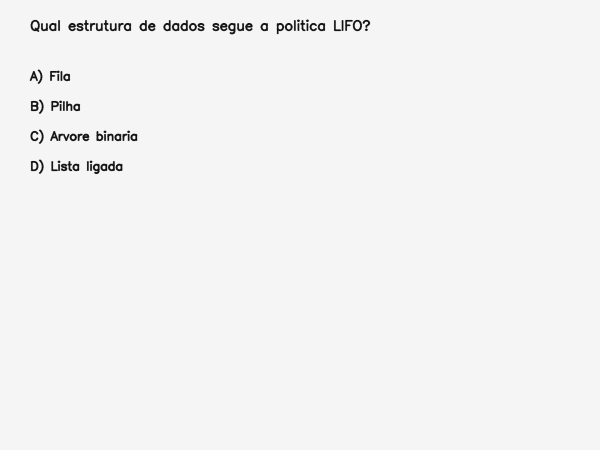
#> input picture tests/fixtures/question.jpg, 1200 x 900 px (shown at 1/2 size)
$ python -i processor.py   (imports and definitions only)   (older library calls are emulated)
#> lines starting #> are read from the running program, lines starting #| are printed output that depends on the picture; after the words box and inside, x2 and y2 are one past the last pixel; in counts of white or black regions, pixels touching at a corner belong together
"""`ImageProcessor` — tratamento de imagem e métricas de qualidade (TASK-005).

Fluxo: valida nitidez/brilho → deteta a região retangular da tela → corrige a
perspetiva (warp para retângulo frontal) → deskew fino → melhora contraste
(CLAHE) → normaliza o tamanho. Tudo em memória, sem `cv2.imwrite`.

As operações de OpenCV são síncronas e pesadas; quem chama (`QuestionPipeline`)
deve executá-las via `asyncio.to_thread`. `process()` é `async` só para manter
o contrato do pipeline — internamente delega para `process_sync`.
"""

from __future__ import annotations

from dataclasses import dataclass

import cv2
import numpy as np

# -- Limiares de qualidade -------------------------------------------------
# Variância do Laplaciano: abaixo disto a imagem está desfocada. Uma webcam a
# apontar a um ecrã nunca é tão nítida como um documento digitalizado, por isso
# o limiar é baixo — o objetivo é só barrar fotos claramente tremidas/vazias.
MIN_SHARPNESS = 25.0
# Brilho médio (0-255): fora deste intervalo está escura/queimada demais.
# O limite superior é alto de propósito — um documento/tela bem iluminado tem
# fundo perto do branco; só rejeitamos quando está mesmo "estourado".
MIN_BRIGHTNESS = 40.0
MAX_BRIGHTNESS = 248.0
# Lado alvo (px) da imagem normalizada entregue ao extractor.
TARGET_MAX_SIDE = 1600


@dataclass
class ProcessedImage:
    """Imagem tratada + métricas de qualidade.

    `image` é um `np.ndarray` BGR. `screen_detected` diz se foi encontrada uma
    região retangular de tela (e portanto se houve correção de perspetiva) ou
    se se usou o frame inteiro.
    """

    image: np.ndarray
    sharpness_score: float = 0.0
    brightness_score: float = 0.0
    perspective_score: float = 0.0
    screen_detected: bool = False

    # [6 lines left out: function metrics, not called in this run]


class ImageQualityError(RuntimeError):
    """Imagem imprópria para interpretação (blur, brilho, perspetiva).

    `reason` usa códigos estáveis: `blur_detected`, `too_dark`, `too_bright`,
    `empty_frame`.
    """

    def __init__(self, reason: str) -> None:
        super().__init__(reason)
        self.reason = reason


# --------------------------------------------------------------------------
# Métricas
# --------------------------------------------------------------------------
def sharpness(gray: np.ndarray) -> float:
    """Variância do Laplaciano — quanto maior, mais nítida a imagem."""
    return float(cv2.Laplacian(gray, cv2.CV_64F).var())


def brightness(gray: np.ndarray) -> float:
    """Brilho médio (0-255)."""
    return float(gray.mean())


# --------------------------------------------------------------------------
# Deteção da tela + correção de perspetiva
# --------------------------------------------------------------------------
# [10 lines left out: function _order_corners, not called in this run]


def find_screen_quad(gray: np.ndarray) -> np.ndarray | None:
    """Procura o maior contorno de 4 lados que possa ser a tela.

    Devolve os 4 cantos (float32) ou `None` se não houver candidato razoável.
    """
    blurred = cv2.GaussianBlur(gray, (5, 5), 0)
    edges = cv2.Canny(blurred, 40, 130)
    edges = cv2.dilate(edges, np.ones((3, 3), np.uint8), iterations=2)

    contours, _ = cv2.findContours(edges, cv2.RETR_LIST, cv2.CHAIN_APPROX_SIMPLE)
    if not contours:
        return None

    h, w = gray.shape[:2]
    img_area = h * w
    margin = 3  # px — cantos colados à borda = moldura do frame, não a tela
    best: np.ndarray | None = None
    best_area = 0.0
    for c in sorted(contours, key=cv2.contourArea, reverse=True)[:15]:
        area = cv2.contourArea(c)
        # Área mínima 30% — a tela com a questão domina a foto. Abaixo disso é
        # quase sempre um retângulo interno (uma tabela, um bloco de texto,
        # um diagrama) e recortá-lo dá cabo da leitura.
        if area < 0.30 * img_area or area > 0.98 * img_area:
            continue
        peri = cv2.arcLength(c, True)
        approx = cv2.approxPolyDP(c, 0.02 * peri, True)
        if len(approx) != 4 or not cv2.isContourConvex(approx):
            continue
        quad = approx.reshape(4, 2).astype(np.float32)
        if not _looks_rectangular(quad):
            continue
        # Rejeita se todos os cantos estão encostados às bordas da imagem.
        on_border = np.all(
            (quad[:, 0] <= margin)
            | (quad[:, 0] >= w - 1 - margin)
            | (quad[:, 1] <= margin)
            | (quad[:, 1] >= h - 1 - margin)
        )
        if on_border:
            continue
        if area > best_area:
            best = quad
            best_area = area
    return best


# [29 lines left out: functions _looks_rectangular, warp_to_rect, not called in this run]


def perspective_score(quad: np.ndarray | None, image_shape: tuple[int, int]) -> float:
    """0.0 = sem tela detetada; ~1.0 = tela ocupa e alinha bem com o frame.

    Combina a fração de área ocupada com o quão "retangular" é o quadrilátero.
    """
    if quad is None:
        return 0.0
    h, w = image_shape[:2]
    area_frac = min(cv2.contourArea(quad.astype(np.float32)) / (h * w), 1.0)
    rect = _order_corners(quad)
    top = np.linalg.norm(rect[1] - rect[0])
    bottom = np.linalg.norm(rect[2] - rect[3])
    left = np.linalg.norm(rect[3] - rect[0])
    right = np.linalg.norm(rect[2] - rect[1])
    # Quão simétricos são os lados opostos (1.0 = retângulo perfeito).
    h_sym = min(top, bottom) / max(top, bottom, 1e-6)
    v_sym = min(left, right) / max(left, right, 1e-6)
    return float(area_frac * (h_sym + v_sym) / 2)


# --------------------------------------------------------------------------
# Melhoria de imagem
# --------------------------------------------------------------------------
def enhance_contrast(image: np.ndarray) -> np.ndarray:
    """CLAHE no canal de luminância (LAB) — realça texto sem estourar cores."""
    lab = cv2.cvtColor(image, cv2.COLOR_BGR2LAB)
    l, a, b = cv2.split(lab)
    clahe = cv2.createCLAHE(clipLimit=2.0, tileGridSize=(8, 8))
    l = clahe.apply(l)
    return cv2.cvtColor(cv2.merge((l, a, b)), cv2.COLOR_LAB2BGR)


def deskew(image: np.ndarray, gray: np.ndarray) -> np.ndarray:
    """Corrige pequenas inclinações (< ~10°) por linhas de Hough."""
    edges = cv2.Canny(gray, 50, 150)
    lines = cv2.HoughLines(edges, 1, np.pi / 180, threshold=150)
    if lines is None:
        return image
    angles = []
    for rho_theta in lines[:50]:
        theta = rho_theta[0][1]
        deg = np.degrees(theta) - 90
        if -10 < deg < 10:
            angles.append(deg)
    if not angles:
        return image
    angle = float(np.median(angles))
    h, w = image.shape[:2]
    m = cv2.getRotationMatrix2D((w / 2, h / 2), angle, 1.0)
    return cv2.warpAffine(
        image, m, (w, h), flags=cv2.INTER_CUBIC, borderMode=cv2.BORDER_REPLICATE
    )


def normalize_size(image: np.ndarray, max_side: int = TARGET_MAX_SIDE) -> np.ndarray:
    """Reduz a imagem se o maior lado exceder `max_side` (nunca amplia)."""
    h, w = image.shape[:2]
    longest = max(h, w)
    if longest <= max_side:
        return image
    scale = max_side / longest
    return cv2.resize(
        image, (int(w * scale), int(h * scale)), interpolation=cv2.INTER_AREA
    )


class ImageProcessor:
    """Trata um frame BGR e devolve `ProcessedImage` com métricas.

    Levanta `ImageQualityError` se a imagem for imprópria (blur / brilho).
    """

    def __init__(
        self,
        min_sharpness: float = MIN_SHARPNESS,
        min_brightness: float = MIN_BRIGHTNESS,
        max_brightness: float = MAX_BRIGHTNESS,
    ) -> None:
        self._min_sharpness = min_sharpness
        self._min_brightness = min_brightness
        self._max_brightness = max_brightness

    async def process(self, frame: np.ndarray) -> ProcessedImage:
        """Versão async por conveniência. O pipeline usa `process_sync` dentro
        de `asyncio.to_thread` para não bloquear o event loop."""
        return self.process_sync(frame)

    def process_sync(self, frame: np.ndarray) -> ProcessedImage:
        if frame is None or getattr(frame, "size", 0) == 0:
            raise ImageQualityError("empty_frame")

        gray = cv2.cvtColor(frame, cv2.COLOR_BGR2GRAY)

        # 1. Validação de qualidade (falha cedo) --------------------------
        sharp = sharpness(gray)
        bright = brightness(gray)
        if sharp < self._min_sharpness:
            raise ImageQualityError("blur_detected")
        if bright < self._min_brightness:
            raise ImageQualityError("too_dark")
        if bright > self._max_brightness:
            raise ImageQualityError("too_bright")

        # 2. Deteção da tela + correção de perspetiva ----------------
        quad = find_screen_quad(gray)
        persp = perspective_score(quad, frame.shape)
        if quad is not None:
            work = warp_to_rect(frame, quad)
            screen_detected = True
        else:
            work = frame.copy()
            screen_detected = False

        # 3. Deskew + contraste + normalização -----------------------
        work_gray = cv2.cvtColor(work, cv2.COLOR_BGR2GRAY)
        work = deskew(work, work_gray)
        work = enhance_contrast(work)
        work = normalize_size(work)

        return ProcessedImage(
            image=work,
            sharpness_score=sharp,
            brightness_score=bright,
            perspective_score=persp,
            screen_detected=screen_detected,
        )

>>> import cv2
>>> picture = cv2.imread('../../tests/fixtures/question.jpg')
#> picture is the input picture: shape (900, 1200, 3); min 7, max 255, mean 242.9
>>> result = ImageProcessor().process_sync(picture)
#> in process_sync, `sharp = sharpness(gray)`: sharp = 354.2
#> in process_sync, `bright = brightness(gray)`: bright = 242.9
#> in find_screen_quad, `edges = cv2.Canny(blurred, 40, 130)`:
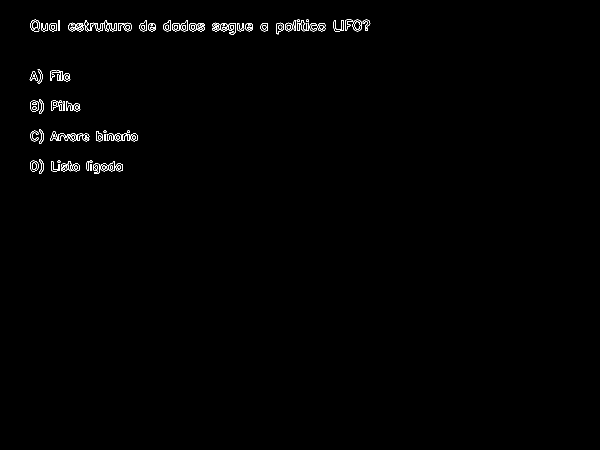
#> edges: shape (900, 1200) (shown at 1/2 size); 0.56% white in thin lines or dots, all inside (x1, y1, x2, y2) = (59, 39, 741, 348)
#> in find_screen_quad, `edges = cv2.dilate(edges, np.ones((3, 3), np.uint8), iterations=2)`:
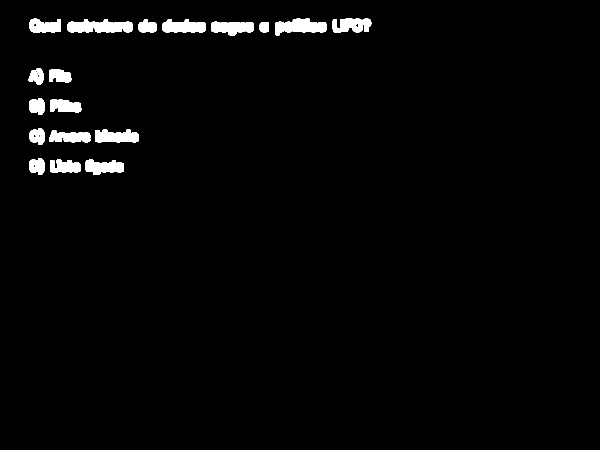
#> edges: shape (900, 1200) (shown at 1/2 size); 2.3% white; 18 white regions
#> in find_screen_quad, `contours, _ = cv2.findContours(edges, cv2.RETR_LIST, cv2.CHAIN_APPROX_..`: contours = 38 contours, 16 with area under 20; largest, box (x1, y1, x2, y2) and area: (134, 38, 265, 65) 2472, (551, 37, 653, 71) 2188, (324, 38, 411, 65) 1725, (190, 259, 277, 285) 1659, (423, 43, 507, 71) 1658
#> the loop in find_screen_quad, `for c in sorted(contours, key=cv2.contourArea, reverse=True)[:15]:` made 15 passes
#> area on passes 1 to 12: 2471.5, 2188, 1725, 1659, 1658.5, 1619.5, 1553.5, 1391, 1334.5, 1228.5, 1172, 889
#> after the loop in find_screen_quad, `for c in sorted(contours, key=cv2.contourArea, reverse=True)[:15]:`: best_area = 0
#> in deskew, `lines = cv2.HoughLines(edges, 1, np.pi / 180, threshold=150)`: lines = [[46, 1.57], [58, 1.57], [61, 1.57], [49, 1.57], [63, 1.55], [60, 1.55], [56, 1.55], [55, 1.57], [65, 1.54], [44, 1.59], [38, 1.61]]
#> the loop in deskew, `for rho_theta in lines[:50]:` made 11 passes
#> (rho_theta, theta, deg) on passes 1 to 11: ([[46, 1.57]], 1.57, 0), ([[58, 1.57]], 1.57, 0), ([[61, 1.57]], 1.57, 0), ([[49, 1.57]], 1.57, 0), ([[63, 1.55]], 1.55, -1), ([[60, 1.55]], 1.55, -1), ([[56, 1.55]], 1.55, -1), ([[55, 1.57]], 1.57, 0), ([[65, 1.54]], 1.54, -2), ([[44, 1.59]], 1.59, 1), ([[38, 1.61]], 1.61, 2)
#> after the loop in deskew, `for rho_theta in lines[:50]:`: angles = [0, 0, 0, 0, -1, -1, -1, 0, -2, 1, 2]
#> in deskew, `angle = float(np.median(angles))`: angle = 0
#> in deskew, `m = cv2.getRotationMatrix2D((w / 2, h / 2), angle, 1.0)`: m = [[1, 0, 0], [0, 1, 0]]
#> in enhance_contrast, `lab = cv2.cvtColor(image, cv2.COLOR_BGR2LAB)`: lab: shape (900, 1200, 3); mean of channels 0, 1, 2 243.9, 128, 128
#> in enhance_contrast, `l, a, b = cv2.split(lab)`: a: shape (900, 1200); every value is 128
